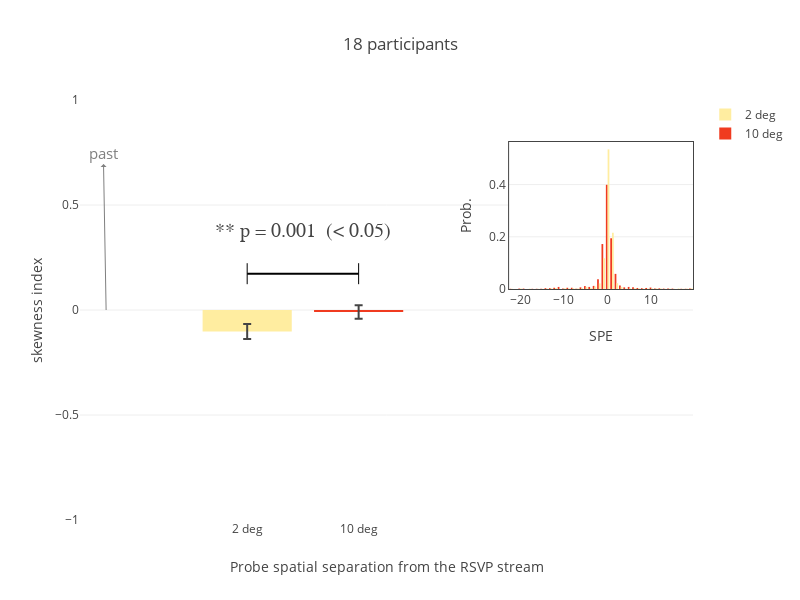

The notebook cell this image was saved under:
### Code cell
trace_data = []
trace_data.append(go.Bar(x = [str(ecc[0])+' deg'],
                        y = [output['N_l_minus_r_2deg'].mean()],
                        name=str(ecc[0])+' deg',
                        marker = dict(color = colors[0]),
                        error_y = dict(type = 'data',
                                      array = [output['N_l_minus_r_2deg'].std()/np.sqrt(len(output))],
                                      visible=True
                                      )
                        )
                 )

# trace_data.append(go.Bar(x = ['preference to lag -1 over lag 1 responses'],
#                         y = [output['ratio_6deg'].mean()],
#                         name='6 deg',
#                         marker = dict(color = colors[1]),
#                         error_y = dict(type = 'data',
#                                       array = [output['ratio_6deg'].std()/np.sqrt(14)],
#                                       visible=True
#                                       )
#                         )
#                  )

trace_data.append(go.Bar(x = [str(ecc[1]) +' deg'],
                        y = [output['N_l_minus_r_10deg'].mean()],
                        name=str(ecc[1])+' deg',
                        marker = dict(color = colors[1]),
                        error_y = dict(type = 'data',
                                      array = [output['N_l_minus_r_10deg'].std()/np.sqrt(len(output))],
                                      visible=True
                                      )
                        )
                 )

y_max = max(output['N_l_minus_r_10deg'].mean(), output['N_l_minus_r_2deg'].mean(), 
                   output['N_l_minus_r_10deg'].mean()+output['N_l_minus_r_10deg'].std()/np.sqrt(len(output)),
                  output['N_l_minus_r_2deg'].mean()+output['N_l_minus_r_2deg'].std()/np.sqrt(len(output))) + 0.15

trace_data.append(go.Scatter(x = [str(i)+' deg' for i in ecc],
                            y = [y_max for i in range(len(ecc))],
                            mode='markers+lines',
                            marker = dict(color='black',size = 15, symbol='line-ns-open'),
                            line = dict(color='black',width = 2),
                            showlegend = False))

for j,e in enumerate(cuePosdata['cueEccentricity1'].unique().sort(ascending=False)):
        ecc_data = cuePosdata[cuePosdata['cueEccentricity1']==e]
        trace_data.append(go.Histogram(x = ecc_data['responsePosRelative0'].to_numpy(), 
                                  histnorm='probability',name = str(e) + 'deg', opacity = 1, marker = dict(color = colors[1-j]),
                                      xaxis = 'x2',
                                      yaxis = 'y2',
                                      showlegend=False))

pval_text = ['** p = '+str(np.round(approx_ratio_p,3))+ '  (< 0.05)' if approx_ratio_p < 0.05 else 'n.s']

annotations = [dict(x=0.5,y=y_max+0.2,xref='x',yref='y',text=pval_text[0], showarrow=False, font=dict(family = 'Courier New, monospace',
                                                                                                     size = 20))]

ystart = 0
ymax1 = 0
ymin1 = 1
padding = 0.25
x_padding = 0.025
xpos1 = 0.1

annotations.append(dict(y=ymax1, x=xpos1+x_padding, ay=ymin1 - padding, ax=xpos1, xref='x', axref='x', xshift = -155,
            yref='y', ayref='y', showarrow=True, arrowhead=1, arrowside='start',arrowsize=1, arrowwidth=1, arrowcolor='gray', text = 'past', font = dict(size = 15, color='gray')))

layout = go.Layout(
    barmode='group',
    width = 800,
    height = 600,
    title = str(int(len(data)/280))+' participants',
    xaxis = dict(zeroline=False, title = 'Probe spatial separation from the RSVP stream', range = [-1.5,4]),
    yaxis = dict(title = 'skewness index',zeroline=False, range = [-1,1]),
    annotations= annotations,
    xaxis2 = dict(domain = [0.7, 1], anchor = 'y2', title = 'SPE', showline=True, mirror=True, zeroline=False),
    yaxis2 = dict(domain = [0.55, 0.9], anchor = 'x2', title = 'Prob.', showline=True, mirror=True, zeroline=False)
    )
    
fig = go.Figure(data=trace_data, layout=layout)
iplot(fig, filename='avg#_of_(left - right)_SPEs_from_0_comparision')

### Figure 1 — Plotly figure (JSON) as saved in the notebook; plotly's stock layout.template omitted (floating-point values rounded to 4 significant figures; data arrays with more than 128 entries replaced by an {"elided": "..."} marker saying what was removed)
{"data": [{"error_y": {"array": [0.03549], "type": "data", "visible": true}, "marker": {"color": "rgb(255,237,160)"}, "name": "2 deg", "type": "bar", "uid": "37c5e1a8-4629-49de-8ccb-dad3e5ffded5", "x": ["2 deg"], "y": [-0.1022]}, {"error_y": {"array": [0.0322], "type": "data", "visible": true}, "marker": {"color": "rgb(240,59,32)"}, "name": "10 deg", "type": "bar", "uid": "907296f1-b02b-469b-8b47-6caee6f43170", "x": ["10 deg"], "y": [-0.009296]}, {"line": {"color": "black", "width": 2}, "marker": {"color": "black", "size": 15, "symbol": "line-ns-open"}, "mode": "markers+lines", "showlegend": false, "type": "scatter", "uid": "b4043534-86eb-44fc-a399-90427373423e", "x": ["2 deg", "10 deg"], "y": [0.1729, 0.1729]}, {"histnorm": "probability", "marker": {"color": "rgb(240,59,32)"}, "name": "10deg", "opacity": 1, "showlegend": false, "type": "histogram", "uid": "25583208-de7e-4f88-89f6-8b34cd542029", "x": {"elided": "1260 int values"}, "xaxis": "x2", "yaxis": "y2"}, {"histnorm": "probability", "marker": {"color": "rgb(255,237,160)"}, "name": "2deg", "opacity": 1, "showlegend": false, "type": "histogram", "uid": "1e31afe5-dd0e-44c0-ab5c-b4a688a74635", "x": {"elided": "1260 int values"}, "xaxis": "x2", "yaxis": "y2"}], "layout": {"annotations": [{"font": {"family": "Courier New, monospace", "size": 20}, "showarrow": false, "text": "** p = 0.001  (< 0.05)", "x": 0.5, "xref": "x", "y": 0.3729, "yref": "y"}, {"arrowcolor": "gray", "arrowhead": 1, "arrowside": "start", "arrowsize": 1, "arrowwidth": 1, "ax": 0.1, "axref": "x", "ay": 0.75, "ayref": "y", "font": {"color": "gray", "size": 15}, "showarrow": true, "text": "past", "x": 0.125, "xref": "x", "xshift": -155, "y": 0, "yref": "y"}], "barmode": "group", "height": 600, "title": {"text": "18 participants"}, "width": 800, "xaxis": {"range": [-1.5, 4], "title": {"text": "Probe spatial separation from the RSVP stream"}, "zeroline": false}, "xaxis2": {"anchor": "y2", "domain": [0.7, 1], "mirror": true, "showline": true, "title": {"text": "SPE"}, "zeroline": false}, "yaxis": {"range": [-1, 1], "title": {"text": "skewness index"}, "zeroline": false}, "yaxis2": {"anchor": "x2", "domain": [0.55, 0.9], "mirror": true, "showline": true, "title": {"text": "Prob."}, "zeroline": false}}}
